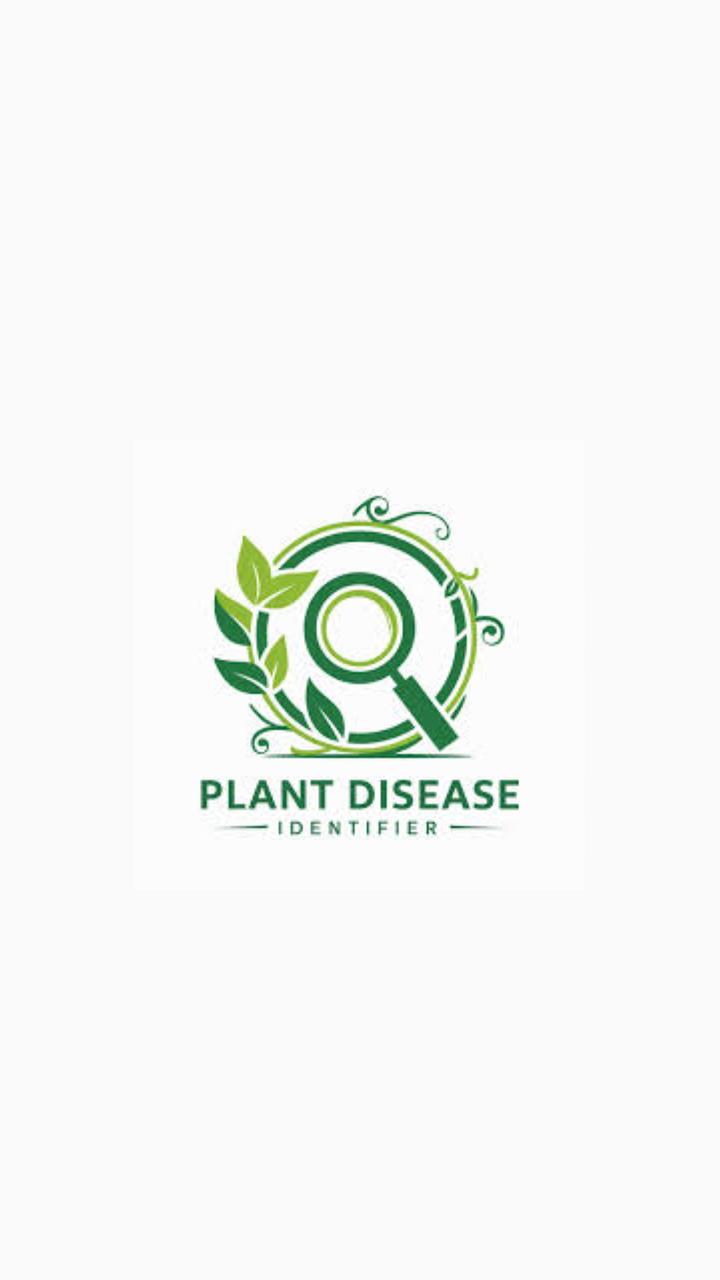
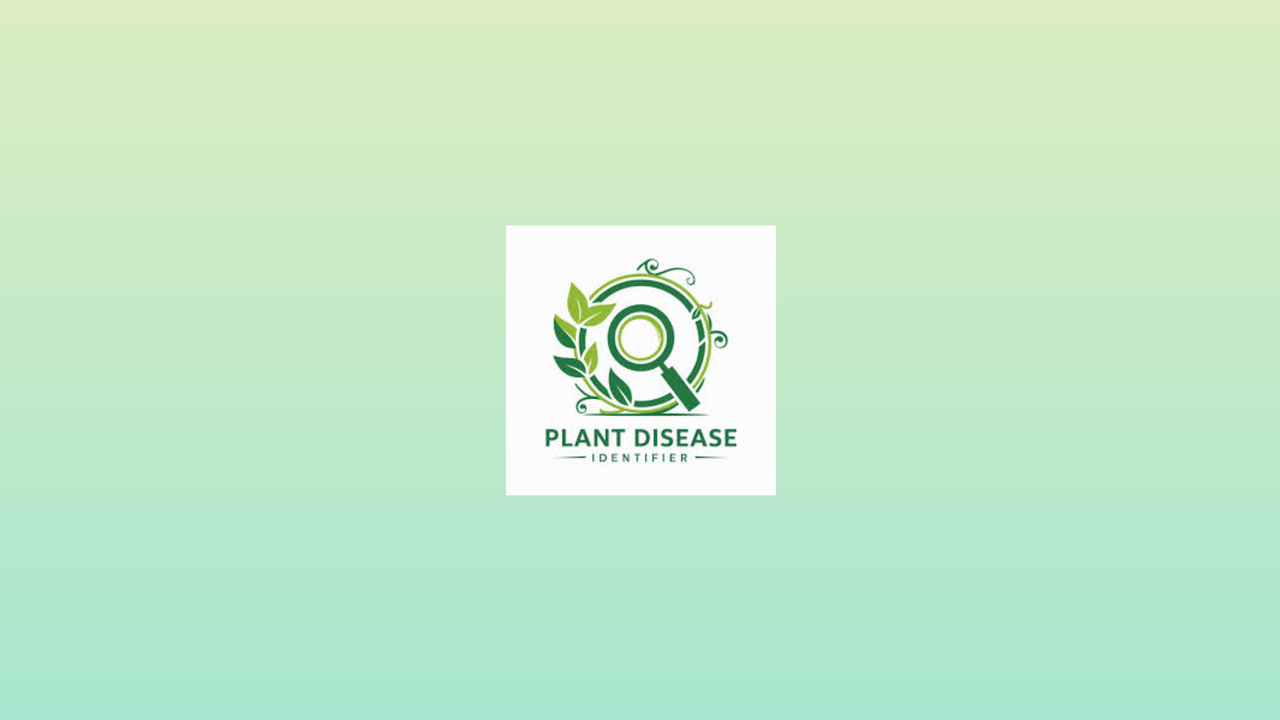

First picture: res/layout/ on a phone held upright. Second picture: the repository's own variant of that layout, on a device whose configuration matches the variant's folder. Source for both follows.
<!-- AndroidManifest.xml: application theme Theme.AIBasedApplication -->
<!-- res/layout/activity_splash_screen.xml -->
<?xml version="1.0" encoding="utf-8"?>
<RelativeLayout xmlns:android="http://schemas.android.com/apk/res/android"
    xmlns:app="http://schemas.android.com/apk/res-auto"
    xmlns:tools="http://schemas.android.com/tools"
    android:id="@+id/main"
    android:layout_width="match_parent"
    android:layout_height="match_parent"
    tools:context=".SplashScreen">

    <ImageView
        android:layout_width="wrap_content"
        android:layout_height="wrap_content"
        android:src="@drawable/splash"
        android:layout_centerHorizontal="true"
        android:layout_marginTop="220dp"/>

</RelativeLayout>
<!-- resources referenced by this layout -->
<resources>
  <!-- drawable splash: jpg bitmap (drawable, 9716 bytes) -->
  <style name="Theme.AIBasedApplication" parent="Theme.AppCompat.Light.NoActionBar">
          <item name="colorPrimary">@color/greenDark</item>
          <item name="colorPrimaryVariant">@color/greenDark</item>
          <item name="colorOnPrimary">@color/white</item>
      </style>
  <color name="greenDark">#2E7D32</color>
  <color name="white">#FFFFFFFF</color>
</resources>
<!-- res/layout-land/activity_splash_screen.xml (the author's variant of the layout above) -->
<!-- drawn on the phone turned sideways -->
<?xml version="1.0" encoding="utf-8"?>
<RelativeLayout xmlns:android="http://schemas.android.com/apk/res/android"
    xmlns:app="http://schemas.android.com/apk/res-auto"
    xmlns:tools="http://schemas.android.com/tools"
    android:id="@+id/main"
    android:layout_width="match_parent"
    android:layout_height="match_parent"
    tools:context=".SplashScreen"
    android:background="@drawable/background_gradient">

    <ImageView
        android:layout_width="wrap_content"
        android:layout_height="wrap_content"
        android:layout_alignParentStart="true"
        android:layout_alignParentTop="true"
        android:layout_alignParentEnd="true"
        android:layout_alignParentBottom="true"
        android:layout_marginStart="253dp"
        android:layout_marginTop="93dp"
        android:layout_marginEnd="252dp"
        android:layout_marginBottom="93dp"
        android:src="@drawable/splash" />

</RelativeLayout>
<!-- resources referenced by the variant -->
<!-- as the phone turned sideways resolves them -->
<resources>
  <!-- drawable background_gradient (drawable) -->
  <shape xmlns:android="http://schemas.android.com/apk/res/android"
      android:shape="rectangle">
  
      <gradient
          android:startColor="#A8E6CF"
          android:endColor="#DCEDC1"
          android:angle="90"/>
  </shape>
  <!-- drawable splash: jpg bitmap (drawable, 9716 bytes) -->
  <style name="Theme.AIBasedApplication" parent="Theme.AppCompat.Light.NoActionBar">
          <item name="colorPrimary">@color/greenDark</item>
          <item name="colorPrimaryVariant">@color/greenDark</item>
          <item name="colorOnPrimary">@color/white</item>
      </style>
  <color name="greenDark">#2E7D32</color>
  <color name="white">#FFFFFFFF</color>
</resources>
